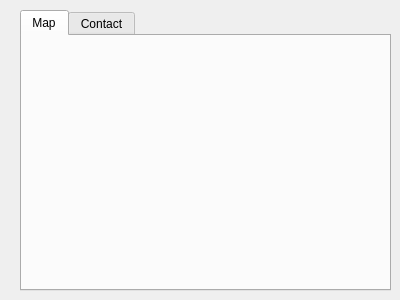
<?xml version="1.0" encoding="UTF-8"?>
<ui version="4.0">
 <class>Help</class>
 <widget class="QDialog" name="Help">
  <property name="geometry">
   <rect>
    <x>0</x>
    <y>0</y>
    <width>400</width>
    <height>300</height>
   </rect>
  </property>
  <property name="windowTitle">
   <string>Dialog</string>
  </property>
  <widget class="QTabWidget" name="tabWidget">
   <property name="geometry">
    <rect>
     <x>20</x>
     <y>10</y>
     <width>371</width>
     <height>281</height>
    </rect>
   </property>
   <property name="currentIndex">
    <number>0</number>
   </property>
   <widget class="QWidget" name="tab">
    <attribute name="title">
     <string>Map</string>
    </attribute>
    <widget class="QLabel" name="label_pic">
     <property name="geometry">
      <rect>
       <x>100</x>
       <y>160</y>
       <width>511</width>
       <height>501</height>
      </rect>
     </property>
     <property name="text">
      <string/>
     </property>
    </widget>
    <widget class="QLabel" name="label_pic_2">
     <property name="geometry">
      <rect>
       <x>20</x>
       <y>10</y>
       <width>321</width>
       <height>231</height>
      </rect>
     </property>
     <property name="text">
      <string/>
     </property>
    </widget>
   </widget>
   <widget class="QWidget" name="tab_2">
    <attribute name="title">
     <string>Contact</string>
    </attribute>
    <widget class="QLabel" name="label">
     <property name="geometry">
      <rect>
       <x>10</x>
       <y>10</y>
       <width>251</width>
       <height>41</height>
      </rect>
     </property>
     <property name="font">
      <font>
       <pointsize>16</pointsize>
      </font>
     </property>
     <property name="text">
      <string>Need help call</string>
     </property>
    </widget>
    <widget class="QLabel" name="label_2">
     <property name="geometry">
      <rect>
       <x>10</x>
       <y>50</y>
       <width>141</width>
       <height>16</height>
      </rect>
     </property>
     <property name="text">
      <string>Tel. phone 081-234-4567</string>
     </property>
    </widget>
    <widget class="QLabel" name="label_3">
     <property name="geometry">
      <rect>
       <x>10</x>
       <y>90</y>
       <width>141</width>
       <height>16</height>
      </rect>
     </property>
     <property name="text">
      <string>FaceBook : Lanna Restort</string>
     </property>
    </widget>
    <widget class="QLabel" name="label_4">
     <property name="geometry">
      <rect>
       <x>10</x>
       <y>70</y>
       <width>141</width>
       <height>16</height>
      </rect>
     </property>
     <property name="text">
      <string>Tel. phone 053-789-564</string>
     </property>
    </widget>
    <widget class="QLabel" name="label_5">
     <property name="geometry">
      <rect>
       <x>10</x>
       <y>110</y>
       <width>141</width>
       <height>16</height>
      </rect>
     </property>
     <property name="text">
      <string>Line ID : @lannaResort</string>
     </property>
    </widget>
   </widget>
  </widget>
 </widget>
 <resources/>
 <connections/>
</ui>
